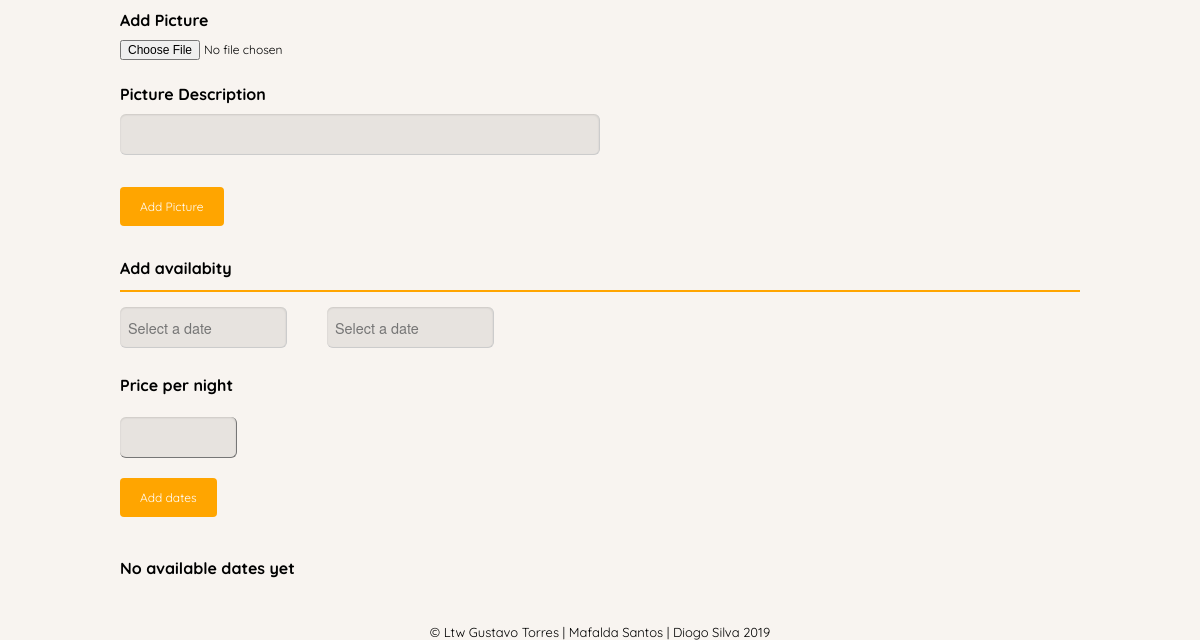
The app's page /pages/houseManage.php?id=7 (signed in, lower part), older data.
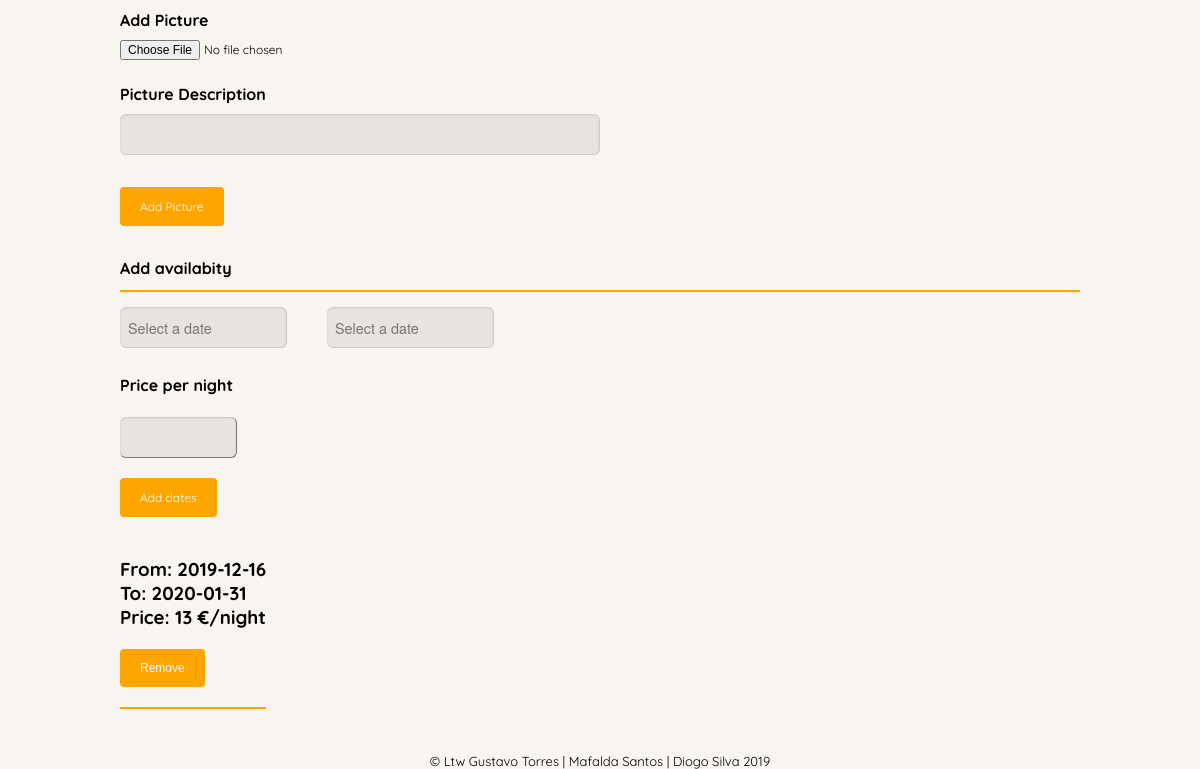
The same page, newer data.
### tables this page shows
CREATE TABLE Available_Dates(
    Available_DatesID integer PRIMARY KEY,
    placeID integer NOT NULL REFERENCES Place,
    startDate date NOT NULL,
    endDate date NOT NULL,
    price integer NOT NULL CHECK(price > 0),
    CHECK(endDate >= startDate)
);

### pages/houseManage.php (called while the page is built, shortened)
<?php
    include_once ('../templates/header.php');
    include_once ('../templates/footer.php');
    include_once ('../templates/manage.php');
    include_once ('../actions/getPlaceInfo.php');
    $userId = $_SESSION['userId'];
    $user_places = getUserPlaces($userId);
    $houseID = $_GET['id'];
    $userplace = NULL;
    foreach($user_places as $place){
        if($place['id'] == $houseID){
            $userplace = $place;
            break;
        }
    }
    ?>
    <?php
    drawAddPictureForm($userplace);
    drawAvailablesForm($userplace);
?>

### actions/getUserInfo.php (called while the page is built, shortened)
<?php
    include_once ('../actions/getPlaceInfo.php');
    function getUserPlaces($userId){
        $db = Database::instance()->db();
        $stmt1 = $db->prepare('Select * from User
                              where User.userId = :userId
                                ');
        $stmt1->bindParam(':userId', $userId);
        $stmt1->execute();
        $user1 = $stmt1->fetch();
        $stmt = $db->prepare('Select Place.placeId as id,Place.title,
                                Place.city,Place.maxGuests as maxGuests,
                                IFNULL(avg(comment.classification),\'No Reviews yet\') as class,
                                place.placeDescription ,place.placeAddress
                                from
                                    User Join Place on User.userId = Place.placeOwner
                                    LEFT Join Comment on Place.placeid = comment.placeid
                                where User.userId = :userId
                                group by place.placeid;');
        $stmt->bindParam(':userId', $userId);
        $stmt->execute();
        $places = $stmt->fetchAll();
        return $places;
    }
        ?>

### templates/manage.php (the view, shortened to what this page needs)
<?php
    include_once ('../actions/getUserInfo.php');
    include_once ('../actions/getPlaceInfo.php');
    ?>
        <?php
    function drawAvailablesForm($place){
        $availables = getAvailabitities($place['id']);
    ?>
        <label> Add availabity </label>
        <form  id='AddAvailables' >
            <myDatePicker id ="dates" allowOverlaps="true" required="required"></myDatePicker>
            <br>
            <label> Price per night </label><br>
                <input id= 'price' type="number" name="price" placeholder="" required><br>
            <input type="submit" value="Add dates">
        </form>
    <?php
        drawAvailables($availables);
    }
    function drawAddPictureForm($place){
        ?>
            <form id='addPlacePicture' method='post' action='../actions/addPlacePicture.php' enctype="multipart/form-data">
                <label> Add Picture
                    <br> <input type="file" name="image" required>
                </label> <br>
                <label> Picture Description
                    <br> <input type="text" name="description" >
                </label><br>
                <input type="submit" value="Add Picture">
            </form>
        <?php
    }
        ?>

### actions/getPlaceInfo.php (shortened to what this page needs)
<?php
function getAvailabitities($placeId){
    $db = Database::instance()->db();
    $stmt = $db->prepare('Select * from Available_Dates where PlaceId = :placeid and endDate >= date(\'now\')');
    $stmt->bindParam(':placeid',$placeId);
    $stmt->execute();
    $dates = $stmt->fetchAll();
    usort($dates, "sortFunction");
    return $dates;
}
function drawAvailables($dates){
    ?>
        <div id='availables'>
    <?php
    if(count($dates) == 0){
        ?>
        <h4> No available dates yet </h4>
        <?php
    }
    foreach($dates as $date){
        ?>
            <div class='availableDate' id='availableDate<?= $date["Available_DatesID" ]?>' >
                <h3>From: <?= $date['startDate']?> </h3>
                <h3>To: <?= $date['endDate']?> </h3>
                <h3>Price: <?= $date['price']?> €/night </h3>
                <button type='button' onclick='removeAvailable( <?= $date["Available_DatesID"] ?> , calendarioRef)'> Remove </button>
            </div><br/>
        <?php
    }
    ?>
        </div>
    <?php
}
    ?>

Row changes from the older to the newer data that the page shows:
added available_dates: startDate "2019-12-16", endDate "2020-01-31", price "13"
Text that changed along with them:
text no longer shown: "No available dates yet"
